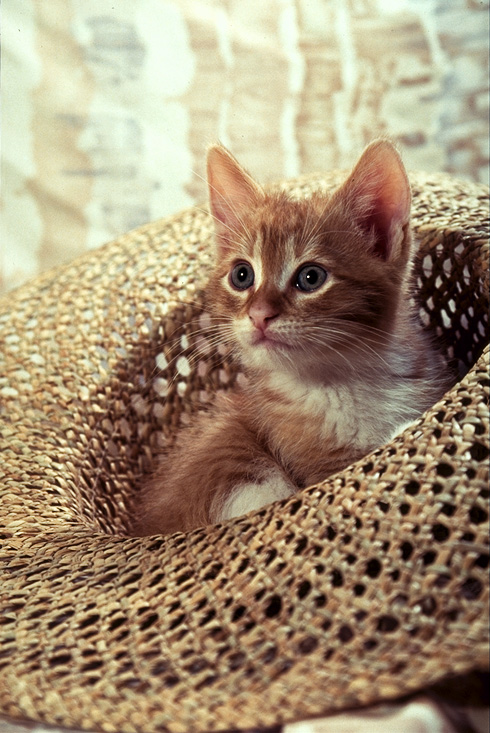
#> input picture cat.png, 490 x 733 px
$ python ManiPulate_Images_Using_OpenCV.py
#> lines starting #> are read from the running program, lines starting #| are printed output that depends on the picture
import cv2
import matplotlib.pyplot as plt

"""
Copying Images

baboon = cv2.imread("../baboon.png")
plt.figure(figsize = (10,10))
plt.imshow(cv2.cvtColor(baboon, cv2.COLOR_BGR2RGB))
plt.show()

A = baboon

print(id(A) == id(baboon))
B = baboon.copy()
print(id(B) == id(baboon))

baboon[:,:,:] = 0

plt.figure(figsize=  (10, 10))
plt.subplot(121)
plt.imshow(cv2.cvtColor(baboon, cv2.COLOR_BGR2RGB))
plt.title("babbon")
plt.subplot(122)
plt.imshow(cv2.cvtColor(A, cv2.COLOR_BGR2RGB))
plt.title("array A")
plt.show()

plt.figure(figsize  = (10, 10))
plt.subplot(121)
plt.imshow(cv2.cvtColor(baboon, cv2.COLOR_BGR2RGB))
plt.title("baboon")
plt.subplot(122)
plt.imshow(cv2.cvtColor(B, cv2.COLOR_BGR2RGB))
plt.title("array B")
plt.show()
"""

"""
Fliping Images

image = cv2.imread("../cat.png")
plt.figure(figsize = (10, 10))
plt.imshow(cv2.cvtColor(image, cv2.COLOR_BGR2RGB))
plt.show()


width, height, C = image.shape
print("width, height, C", width, height, C)

array_flip = np.zeros((width, height,C), dtype=np.uint8)
# same shape original array, this array values is zeros
# last row of pixel of original to new array first of pixel
# , We repeat the process every row to new array
for i, row in enumerate(image):
    array_flip[width-1-i,:,:] = row
#result
plt.figure(figsize = (5,5))
plt.imshow(cv2.cvtColor(array_flip, cv2.COLOR_BGR2RGB))
plt.show()

# OpenCV serve fliping function with flipcode
# flipcode = 0: X
# flipcode  > 0 : Y
# flipcode < 0 : X and y
for flipcode in [0, 1, -1]:
    im_flip = cv2.flip(image, flipcode)
    plt.imshow(cv2.cvtColor(im_flip, cv2.COLOR_BGR2RGB))
    plt.title("flipcode: " + str(flipcode))
    plt.show()
im_flip = cv2.rotate(image, 0)
plt.imshow(cv2.cvtColor(im_flip, cv2.COLOR_BGR2RGB))
plt.show()

flip = {"ROTATE_90_CLOCKWISE":cv2.ROTATE_90_CLOCKWISE
    ,"ROTATE_90_COUNTERCLOCKWISE":cv2.ROTATE_90_COUNTERCLOCKWISE
    ,"ROTATE_180":cv2.ROTATE_180}

print(flip["ROTATE_90_CLOCKWISE"])

for key, value in flip.items():
    plt.subplot(1,2,1)
    plt.imshow(cv2.cvtColor(image, cv2.COLOR_BGR2RGB))
    plt.title("Original Image")
    plt.subplot(1,2,2)
    plt.imshow(cv2.cvtColor(cv2.rotate(image,value), cv2.COLOR_BGR2RGB))
    plt.title(key)
    plt.show()
"""

"""
Cropping an Image

image = cv2.imread("../cat.png")
upper = 150
lower = 400
crop_top = image[upper: lower, :, :]
plt.figure(figsize = (10,10))
plt.imshow(cv2.cvtColor(crop_top, cv2.COLOR_BGR2RGB))
plt.show()

left = 150
right = 400
crop_horizontal = crop_top[:, left:right, :]
plt.figure(figsize= (5,5))
plt.imshow(cv2.cvtColor(crop_horizontal, cv2.COLOR_BGR2RGB))
plt.show()
"""

"""
Changing Specific Image Pixel
upper = 150
lower = 400
left = 150
right = 400

image = cv2.imread("../cat.png")
array_np = np.copy(image)
array_np[upper:lower, left:right,:] = 0

plt.figure(figsize = (10,10))
plt.subplot(1,2,1)
plt.imshow(cv2.cvtColor(image, cv2.COLOR_BGR2RGB))
plt.title("original")
plt.subplot(1,2,2)
plt.imshow(cv2.cvtColor(array_np, cv2.COLOR_BGR2RGB))
plt.title("Altered Image")
plt.show()

start_point, end_point = (left,upper),(right,lower)
image_draw = np.copy(image)
cv2.rectangle(image_draw, start_point, end_point, (0, 255, 0), thickness=3)
plt.figure(figsize = (5,5))
plt.imshow(cv2.cvtColor(image_draw, cv2.COLOR_BGR2RGB))
plt.show()

plt.figure(figsize = (10,10))
plt.show()
image_draw = cv2.putText(img = image
                         , text="Stuff"
                         , org=(10, 500)
                         , color= (255,255,255)
                         ,fontFace = 4
                         ,fontScale =5
                         , thickness=3)
plt.figure(figsize = (10,10))
plt.imshow(image_draw)
plt.show()
"""


"""
Question 4

"""

im = cv2.imread("../../cat.png")
#> im is the input picture: shape (733, 490, 3); mean B, G, R 116.7, 143.2, 162.7
cv2.cvtColor(im, cv2.COLOR_BGR2RGB)
im_flip = cv2.flip(im, 0)
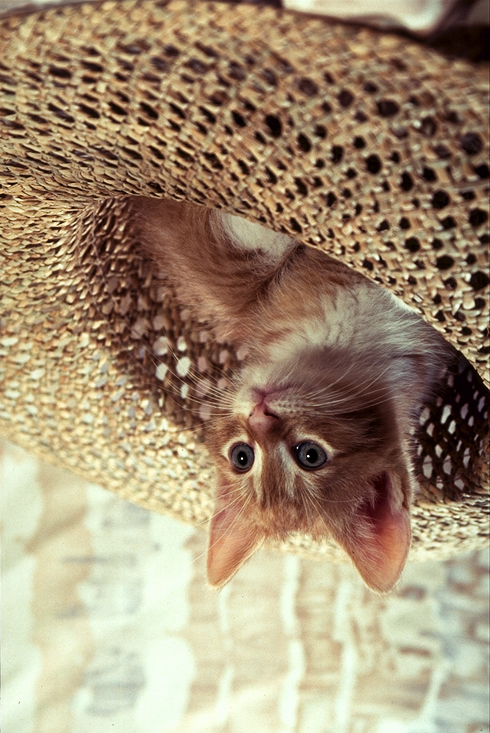
#> im_flip: shape (733, 490, 3); mean B, G, R 116.7, 143.2, 162.7
im_mirror = cv2.flip(im, 1)
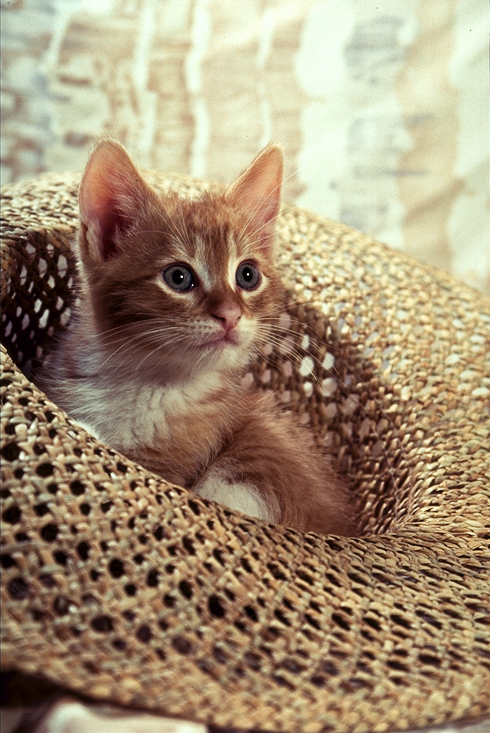
#> im_mirror: shape (733, 490, 3); mean B, G, R 116.7, 143.2, 162.7

plt.figure(figsize = (10,10))
plt.subplot(1,2,1)
plt.imshow(im_flip)
plt.subplot(1,2,2)
plt.imshow(im_mirror)
plt.show()
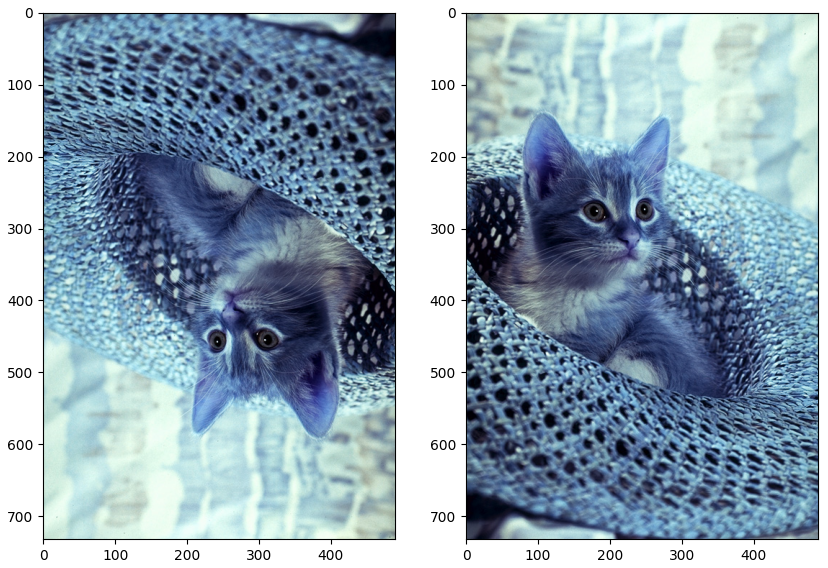
#> figure drawn by matplotlib, 2 panels; B, G, R data is drawn as R, G, B

$ run again, with baboon.png copied over cat.png
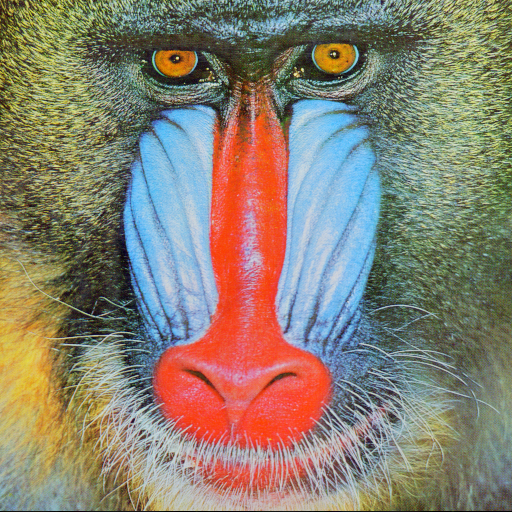
#> input picture baboon.png, 512 x 512 px
#> im is the input picture: shape (512, 512, 3); mean B, G, R 113.1, 128.9, 137.4
#> `im_mirror = cv2.flip(im, 1)`:
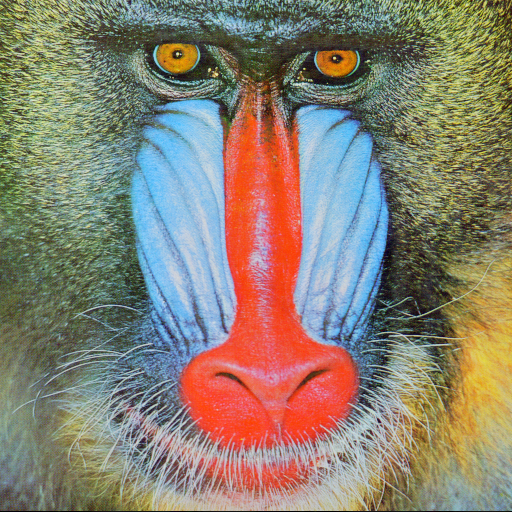
#> im_mirror: shape (512, 512, 3); mean B, G, R 113.1, 128.9, 137.4
#> `plt.show()`:
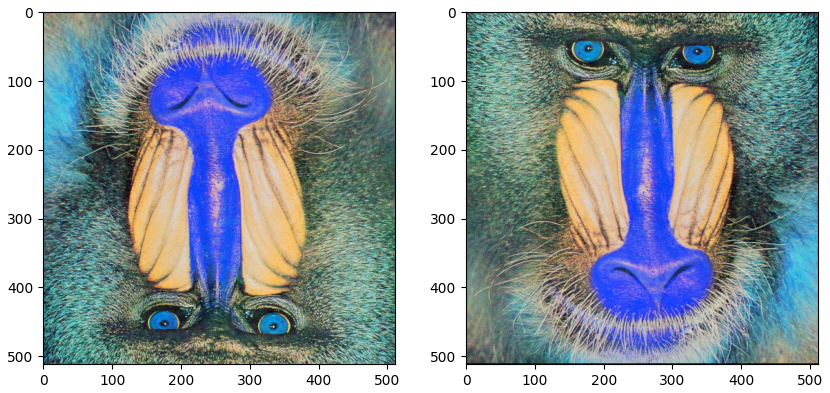
#> figure drawn by matplotlib, 2 panels; B, G, R data is drawn as R, G, B
